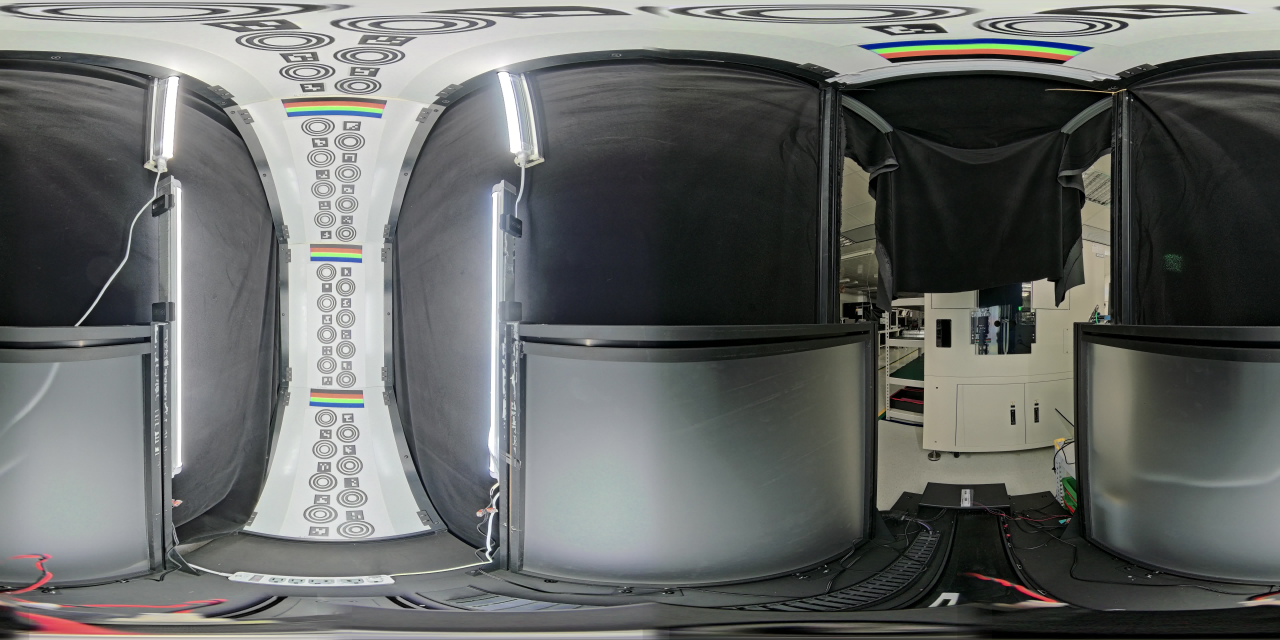
#> input picture IMAGE/4cam_cam01_dre_on.jpg, 7680 x 3840 px (shown at 1/6 size)
$ python -i splicing_logic.py   (imports and definitions only)
#> lines starting #> are read from the running program, lines starting #| are printed output that depends on the picture; after the words box and inside, x2 and y2 are one past the last pixel; in counts of white or black regions, pixels touching at a corner belong together
import cv2
import numpy as np
from scipy import signal
import os

class SplicingProcessor:
    def __init__(self):
        # Constants from 100cm.py
        self.x_30 = 88
        self.large_y = 30
        self.small_cam30 = 200
        self.ave_large = 310
        self.y_center_ave = 1440
        self.Pitch = [120, 110, 112]
        self.diff_thd = 10
        self.rate_thd = 0.1
        self.dist_thd = 1.12

        self.limit_w1 = self.small_cam30 - 20
        self.limit_H1 = self.large_y - 20
        self.limit_H2 = self.large_y + 40

        self.dx = int((self.ave_large + 100) / 2)
        self.up_dy = -50
        self.down_dy = 150

        self.roi_w = 30
        self.roi_ht = 8
        self.roi_hd = 20 # Restored to 20 as in 100cm.py line 443

    def ROI_position(self, center, dx, up_dy, down_dy):
        position_lx = max(0, center[0] - dx)
        position_rx = center[0] + dx
        position_uy = center[1] + up_dy
        position_dy = center[1] + down_dy
        return position_lx, position_rx, position_uy, position_dy

    def center_4_ROI(self, img_w):
        Dx = int(img_w / 4)
        roi_points = []
        for k in range(4):
            x_center = int(self.x_30 + Dx * k)
            y_center = int(self.y_center_ave)
            center = [x_center, y_center]
            pos = self.ROI_position(center, self.dx, self.up_dy, self.down_dy)
            roi_points.append(pos)
        return roi_points, Dx

    def Find_Center_ROI(self, image, roi_points):
        thd = 120
        found_targets = []
        h_img, w_img = image.shape[:2]

        for i in range(4):
            x1, x2, y1, y2 = roi_points[i]
            x1, x2 = max(0, int(x1)), min(w_img, int(x2))
            y1, y2 = max(0, int(y1)), min(h_img, int(y2))

            ROI_image = image[y1:y2, x1:x2]
            if ROI_image.size == 0: continue

            h, w = ROI_image.shape[:2]
            ROI_image_Rgray = np.zeros((h, w), dtype=np.uint8)

            # Red filtering logic (VEC)
            b, g, r = cv2.split(ROI_image)
            r_safe = r.astype(float)
            r_safe[r_safe == 0] = 1.0
            # Correct logic from original script: rate_gr < 0.75 and rate_br < 0.75
            mask = (g / r_safe < 0.75) & (b / r_safe < 0.75)
            ROI_image_Rgray[mask] = r[mask]

            # BLACK line just like in original script
            BLACK_line = np.zeros((h, 3), dtype=np.uint8)
            ROI_image_Rgray = np.hstack((BLACK_line, ROI_image_Rgray))

            ret, binary = cv2.threshold(ROI_image_Rgray, thd, 255, cv2.THRESH_BINARY)
            contours, _ = cv2.findContours(binary, cv2.RETR_LIST, cv2.CHAIN_APPROX_SIMPLE)

            for cnt in contours:
                x, y, cw, ch = cv2.boundingRect(cnt)
                if cw > self.limit_w1 and ch > self.limit_H1 and ch < self.limit_H2:
                    pos_x = (x - 3) + x1 + int(cw/2)
                    if pos_x <= 1050:
                        found_targets.append({'x': self.x_30, 'y': y + y1, 'h': ch})
                    elif pos_x <= 3050:
                        found_targets.append({'x': self.x_30 + 1920, 'y': y + y1, 'h': ch})
                    elif pos_x <= 5050:
                        found_targets.append({'x': self.x_30 + 1920*2, 'y': y + y1, 'h': ch})
                    elif pos_x <= 7050:
                        found_targets.append({'x': self.x_30 + 1920*3, 'y': y + y1, 'h': ch})
                    break
        return found_targets

    # [49 lines left out: function Pixel_Shift_analysis, not called in this run]

    def analyze_image_prepare(self, filename):
#> called with filename = 'IMAGE/4cam_cam01_dre_on.jpg'
        try:
            data = np.fromfile(filename, dtype=np.uint8)
            image = cv2.imdecode(data, cv2.IMREAD_COLOR)
#> image is the input picture: shape (3840, 7680, 3); mean B, G, R 101.6, 103.4, 100.9
        except Exception:
            image = None

        if image is None: return None

        h, w = image.shape[:2]
#> h = 3840; w = 7680
        roi_points, Dx = self.center_4_ROI(w)
#> Dx = 1920
        targets = self.Find_Center_ROI(image, roi_points)
#> the loop in Find_Center_ROI, `for i in range(4):` made 4 passes
#> pass 1, in Find_Center_ROI, `ROI_image = image[y1:y2, x1:x2]`:
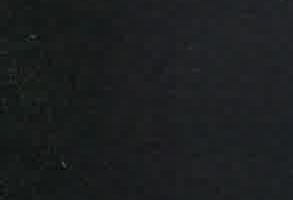
#> ROI_image: shape (200, 293, 3); mean B, G, R 31.4, 30.1, 27.8
#> after the loop in Find_Center_ROI, `for i in range(4):`:
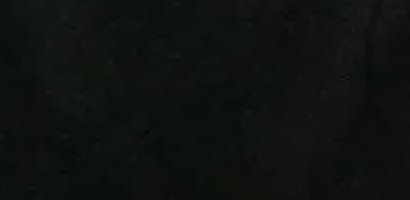
#> ROI_image: shape (200, 410, 3); mean B, G, R 14.9, 17.8, 14.8
#> after the loop in Find_Center_ROI, `for i in range(4):`: ROI_image_Rgray: shape (200, 413); every value is 0
#> after the loop in Find_Center_ROI, `for i in range(4):`:
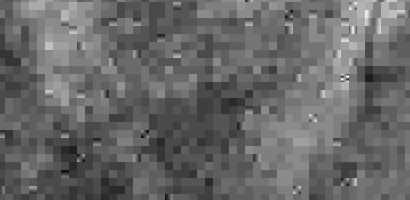
#> r_safe: shape (200, 410) float64; min 5, max 29, mean 14.8; drawn with min black and max white
#> after the loop in Find_Center_ROI, `for i in range(4):`: found_targets = 1 item
#> targets = 1 item

        if not targets:
            # Replicate 100cm.py Line 467: ROI_SELECTOR_ERROR
            # Create a dummy image and targets to allow the pipeline to report 100px
            dummy_PX = self.x_30
            final_steps = []
            for i in range(3):
                final_steps.append({
                    'rect': (int(dummy_PX-self.roi_w), int(self.y_center_ave - 400 + i*400), int(dummy_PX+self.roi_w), int(self.y_center_ave - 400 + i*400 + 30)),
                    'index': i,
                    'force_fail': 100.0,
                    'msg': "ROI ERROR"
                })
            return image, final_steps

        target = targets[0]
#> target = {'x': 2008, 'y': 1485, 'h': 38}
        PX, PY = target['x'], target['y']
#> PX = 2008; PY = 1485

        delt_x, dshift = 20, 7
        image_slide_roi = image[:, max(0, PX-delt_x):min(w, PX+delt_x)]
        Wx = delt_x - dshift

        # Slower but exact slide logic from original script
        def get_slides(roi, wx):
            h_roi, w_roi = roi.shape[:2]
            ave_L = np.zeros((h_roi, 3), dtype=np.float64)
            ave_R = np.zeros((h_roi, 3), dtype=np.float64)
            for j in range(h_roi):
                row_l = roi[j, :wx]
                row_r = roi[j, -wx:]
                ave_L[j] = np.mean(row_l, axis=0) # [b, g, r]
                ave_R[j] = np.mean(row_r, axis=0)
            return ave_L, ave_R

        ave_L, ave_R = get_slides(image_slide_roi, Wx)

        def find_red_indices(ave_col, ref_col=None):
            indices = []
            thd = 120
            # Replicate 100cm.py bug: if ref_col is provided, use its color ratio for filtering
            # Line 190 & 194 in 100cm.py both use rate_gr_R and rate_br_R
            for j in range(len(ave_col)):
                b, g, r = ave_col[j]
                rb, rg, rr = ref_col[j] if ref_col is not None else (b, g, r)

                if rr <= 0: continue
                # Exact logic from original script: rate_gr_R < 0.75 and rate_br_R < 0.70
                if (rg/rr < 0.75) and (rb/rr < 0.70):
                    if r > thd and 400 < j < 2650:
                        indices.append(j)
            return indices

        L_R_list = find_red_indices(ave_L, ave_R) # Replicate bug: use ave_R for filtering L
#> the loop in find_red_indices, `for j in range(len(ave_col)):` made 3840 passes
#> (b, g, r, rb, rg, rr) on passes 1 to 3: (206.7, 210, 208, 205.9, 211.1, 209), (206.7, 210, 208, 205.9, 211.1, 209), (206.7, 210, 208, 205.9, 211.1, 209)
#> after the loop in find_red_indices, `for j in range(len(ave_col)):`: indices = 81 values from 606 to 2388
#> L_R_list = 81 values from 606 to 2388
        R_R_list = find_red_indices(ave_R, ave_R)
#> the loop in find_red_indices (call 2), `for j in range(len(ave_col)):` made 3840 passes
#> (b, g, r, rb, rg, rr) on passes 1 to 2: (205.9, 211.1, 209, 205.9, 211.1, 209), (205.9, 211.1, 209, 205.9, 211.1, 209)

        if not L_R_list or not R_R_list:
            return None

        def get_pyh(rgb_list, hlimit=750):
            if not rgb_list: return [], []
            py, h = [], []
            list0 = []
            for i in range(len(rgb_list)-1):
                if rgb_list[i+1] - rgb_list[i] == 1:
                    list0.append(rgb_list[i])
            if not list0: return [rgb_list[0]], [0]

            py.append(list0[0])
            nums = []
            for i in range(len(rgb_list)-1):
                if rgb_list[i+1] - rgb_list[i] > hlimit:
                    nums.append(i+1)
                    py.append(rgb_list[i+1])

            total = len(rgb_list)
            if not nums:
                h = [total]
            else:
                nums.append(total)
                h.append(nums[0])
                for i in range(1, len(nums)):
                    h.append(nums[i] - nums[i-1])
            return py, h

        L_R_Py, L_R_H = get_pyh(L_R_list)
#> the loop in get_pyh, `for i in range(len(rgb_list)-1):` made 80 passes
#> the loop in get_pyh, `for i in range(1, len(nums)):` made 2 passes
        R_R_Py, R_R_H = get_pyh(R_R_list)
#> the loop in get_pyh (call 2), `for i in range(len(rgb_list)-1):` made 80 passes
#> the loop in get_pyh (call 2), `for i in range(1, len(nums)):` made 2 passes

        # Handle case where L_R_Py or R_R_Py is too short
        num_targets = min(len(L_R_Py), len(R_R_Py), 3)

        # If still no targets found in Stage 2, fallback to ROI ERROR dummy steps
        if num_targets == 0:
            final_steps = []
            for i in range(3):
                final_steps.append({
                    'rect': (int(PX-self.roi_w), int(self.y_center_ave - 400 + i*400), int(PX+self.roi_w), int(self.y_center_ave - 400 + i*400 + 30)),
                    'index': i,
                    'force_fail': 100.0,
                    'msg': "ROI ERROR"
                })
            return image, final_steps

        final_steps = []
        for i in range(num_targets):
            alignment_offset = abs(L_R_Py[i] - R_R_Py[i])
            calibration = 1 if (R_R_Py[i] - L_R_Py[i]) > 1.0 else 0

            if L_R_Py[i] < R_R_Py[i]:
                std_py = L_R_Py[i] - L_R_H[i]
            else:
                std_py = R_R_Py[i] - R_R_H[i]

            delta_h = int(L_R_H[i])
            # Restore processing 'rect' to exact original small size (30x28)
            # Add 'viz_rect' for UI display
            final_steps.append({
                'rect': (int(PX-self.roi_w), int(std_py-self.roi_ht), int(PX+self.roi_w), int(std_py+self.roi_hd)),
                'viz_rect': (int(PX-80), int(std_py-10), int(PX+80), int(std_py + delta_h * 5 + 10)),
                'px': PX,
                'py': std_py,
                'delta': delta_h,
                'index': i,
                'alignment_offset': alignment_offset,
                'calibration': calibration
            })

        return image, final_steps

    # [187 lines left out: functions find_top10, analyze_discontinuity, check_distortion, process_step, not called in this run]

>>> result = SplicingProcessor().analyze_image_prepare('IMAGE/4cam_cam01_dre_on.jpg')

$ run again, on IMAGE/4cam_cam30_dre_on.jpg
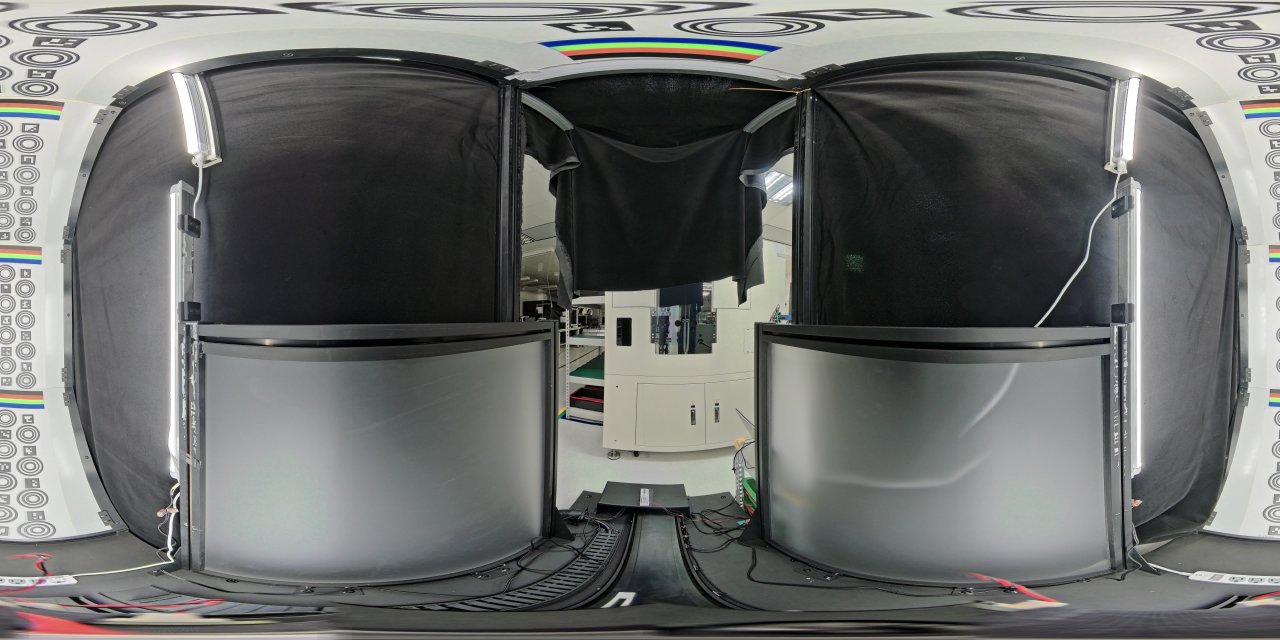
#> input picture IMAGE/4cam_cam30_dre_on.jpg, 7680 x 3840 px (shown at 1/6 size)
#> in analyze_image_prepare, image is the input picture: shape (3840, 7680, 3); mean B, G, R 106.8, 108.8, 107.3
#> the loop in Find_Center_ROI, `for i in range(4):` made 4 passes
#> pass 1, in Find_Center_ROI, `b, g, r = cv2.split(ROI_image)`:
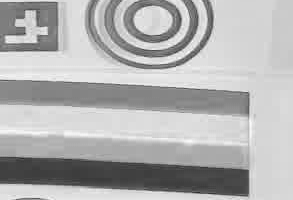
#> r: shape (200, 293); min 38, max 255, mean 176.8
#> after the loop in Find_Center_ROI, `for i in range(4):`:
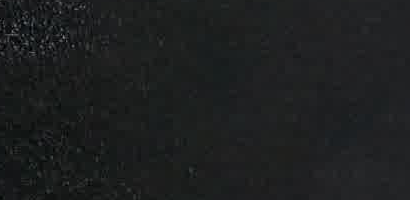
#> ROI_image: shape (200, 410, 3); mean B, G, R 31.7, 31.2, 29.5
#> after the loop in Find_Center_ROI, `for i in range(4):`: found_targets = 1 item
#> target = {'x': 88, 'y': 1493, 'h': 38}
#> PX = 88; PY = 1493
#> the loop in find_red_indices, `for j in range(len(ave_col)):` made 3840 passes
#> (b, g, r, rb, rg, rr) on passes 1 to 3: (209.1, 214.3, 215.2, 205.1, 213.1, 213.1), (209.1, 214.3, 215.2, 205.1, 213.1, 213.1), (209.1, 214.3, 215.2, 205.1, 213.1, 213.1)
#> after the loop in find_red_indices, `for j in range(len(ave_col)):`: indices = 78 values from 617 to 2392
#> the loop in find_red_indices (call 2), `for j in range(len(ave_col)):` made 3840 passes
#> (b, g, r, rb, rg, rr) on passes 1 to 2: (205.1, 213.1, 213.1, 205.1, 213.1, 213.1), (205.1, 213.1, 213.1, 205.1, 213.1, 213.1)
#> the loop in get_pyh, `for i in range(len(rgb_list)-1):` made 77 passes
#> the loop in get_pyh, `for i in range(1, len(nums)):` made 2 passes
#> the loop in get_pyh (call 2), `for i in range(len(rgb_list)-1):` made 76 passes
#> the loop in get_pyh (call 2), `for i in range(1, len(nums)):` made 2 passes
